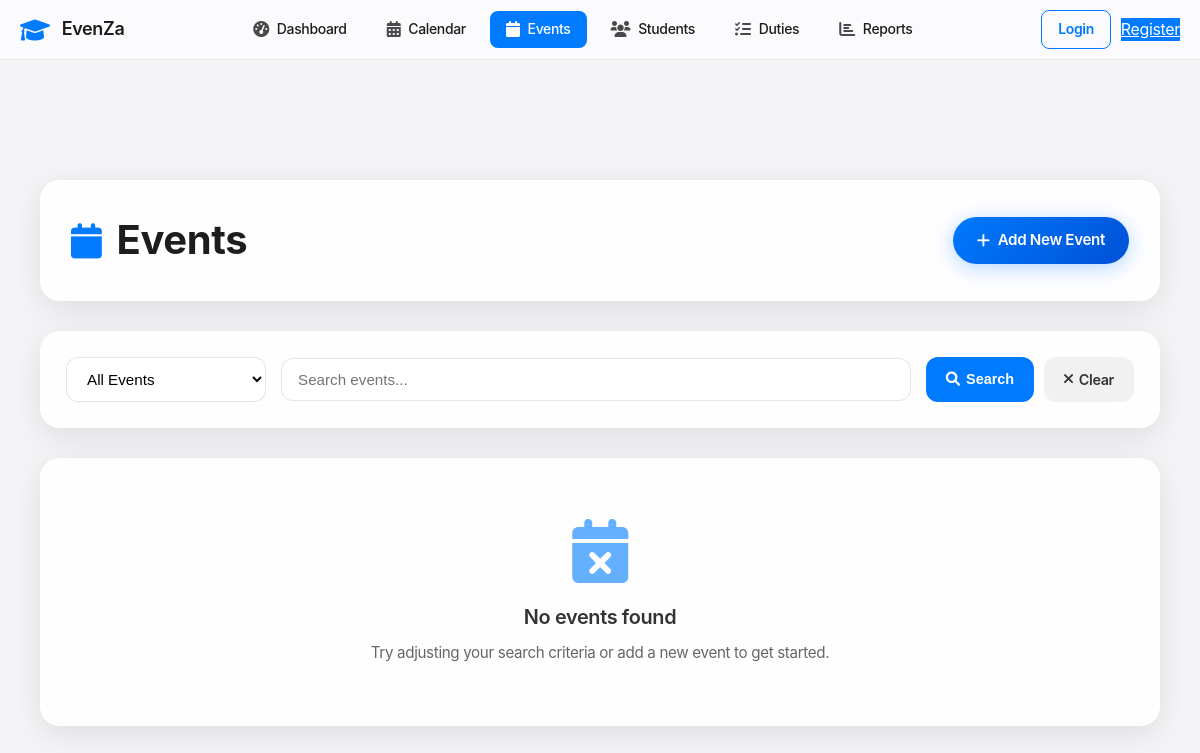
Before: /events with the older database file.
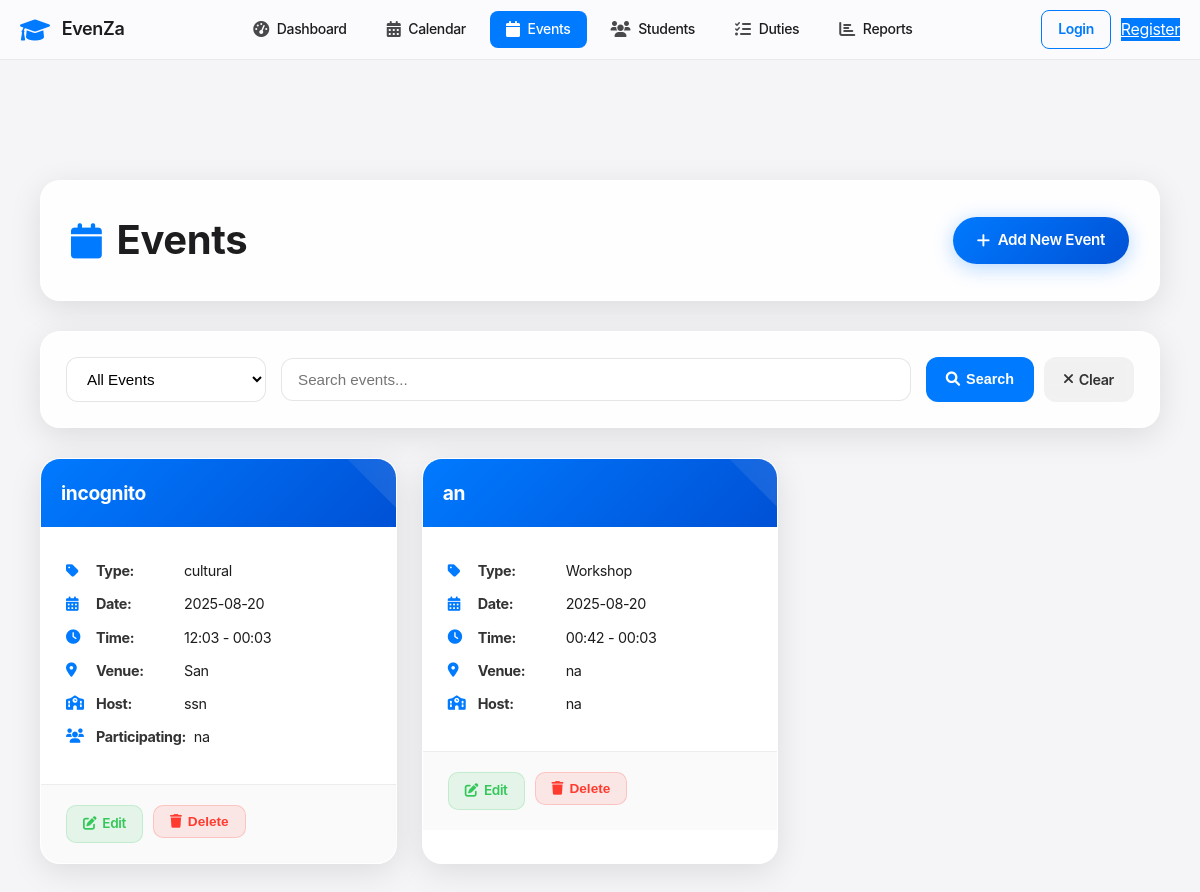
After: the same page with the newer database file.
### tables this page shows
CREATE TABLE events (
            id INTEGER PRIMARY KEY AUTOINCREMENT,
            name TEXT NOT NULL,
            type TEXT NOT NULL,
            event_date DATE NOT NULL,
            start_time TIME NOT NULL,
            end_time TIME NOT NULL,
            venue TEXT NOT NULL,
            description TEXT,
            host_school TEXT NOT NULL,
            participating_schools TEXT,
            status TEXT DEFAULT 'upcoming',
            created_at TIMESTAMP DEFAULT CURRENT_TIMESTAMP
        );

### app.py (the view)
@app.route('/events')
def events():
    conn = get_db_connection()
    filter_type = request.args.get('filter', 'all')
    search = request.args.get('search', '')
    query = 'SELECT * FROM events WHERE 1=1'
    params = []
    if filter_type == 'upcoming':
        query += ' AND event_date >= DATE("now")'
    elif filter_type == 'completed':
        query += ' AND event_date < DATE("now")'
    if search:
        query += ' AND (name LIKE ? OR type LIKE ? OR venue LIKE ?)'
        params.extend([f'%{search}%', f'%{search}%', f'%{search}%'])
    query += ' ORDER BY event_date ASC'
    events = conn.execute(query, params).fetchall()
    conn.close()
    return render_template('events.html', events=events, filter_type=filter_type, search=search)

### app.py (called while the page is built)
def get_db_connection():
    conn = sqlite3.connect('events.db')
    conn.row_factory = sqlite3.Row
    return conn

### templates/events.html (shortened to what this page needs)
{% extends "base.html" %}
{% block content %}
<div class="content">
    <div class="header">
        <div class="header-content">
            <h1><i class="fas fa-calendar"></i> Events</h1>
            <a href="{{ url_for('add_event') }}" class="add-btn">
                <i class="fas fa-plus"></i> Add New Event
            </a>
        </div>
    </div>
    <div class="controls">
        <form method="GET" class="controls-form">
            <select name="filter" class="form-select" onchange="this.form.submit()">
                <option value="all" {% if filter_type == 'all' %}selected{% endif %}>All Events</option>
            </select>
            <input type="text" name="search" class="form-input" placeholder="Search events..." value="{{ search }}">
            <div class="btn-group">
                <button type="submit" class="btn btn-primary">
                    <i class="fas fa-search"></i> Search
                </button>
                <a href="{{ url_for('events') }}" class="btn btn-secondary">
                    <i class="fas fa-times"></i> Clear
                </a>
            </div>
        </form>
    </div>
    <div class="events-grid">
        {% if events %}
            {% for event in events %}
                <div class="event-card">
                    <div class="event-header">
                        <h6 class="event-title">{{ event.name }}</h6>
                    </div>
                    <div class="event-body">
                        <div class="event-detail">
                            <i class="fas fa-tag"></i>
                            <strong>Type:</strong> {{ event.type }}
                        </div>
                        <div class="event-detail">
                            <i class="fas fa-calendar-alt"></i>
                            <strong>Date:</strong> {{ event.event_date }}
                        </div>
                        <div class="event-detail">
                            <i class="fas fa-clock"></i>
                            <strong>Time:</strong> {{ event.start_time }} - {{ event.end_time }}
                        </div>
                        <div class="event-detail">
                            <i class="fas fa-map-marker-alt"></i>
                            <strong>Venue:</strong> {{ event.venue }}
                        </div>
                        <div class="event-detail">
                            <i class="fas fa-school"></i>
                            <strong>Host:</strong> {{ event.host_school }}
                        </div>
                        {% if event.participating_schools %}
                            <div class="event-detail">
                                <i class="fas fa-users"></i>
                                <strong>Participating:</strong> {{ event.participating_schools }}
                            </div>
                        {% endif %}
                    </div>
                    <div class="event-footer">
                        <a href="{{ url_for('edit_event', id=event.id) }}" class="btn-sm btn-edit">
                            <i class="fas fa-edit"></i> Edit
                        </a>
                        <form method="POST" action="{{ url_for('delete_event', id=event.id) }}" style="display: inline;">
                            <button type="submit" class="btn-sm btn-delete"
                                    onclick="return confirm('Are you sure you want to delete this event?')">
                                <i class="fas fa-trash"></i> Delete
                            </button>
                        </form>
                    </div>
                </div>
            {% endfor %}
        {% endif %}
    </div>
    {% if not events %}
        <div class="empty-state">
            <i class="fas fa-calendar-times"></i>
            <h3>No events found</h3>
            <p>Try adjusting your search criteria or add a new event to get started.</p>
        </div>
    {% endif %}
</div>
{% endblock %}

Changed rows visible on the page:
added events: name "incognito", type "cultural", event_date "2025-08-20", start_time "12:03", end_time "00:03", venue "San", host_school "ssn", participating_schools "na"
added events: name "an", type "Workshop", event_date "2025-08-20", start_time "00:42", end_time "00:03", venue "na", host_school "na"
Other visible differences:
text no longer shown: "No events found Try adjusting your search criteria or add a new event to get started."
